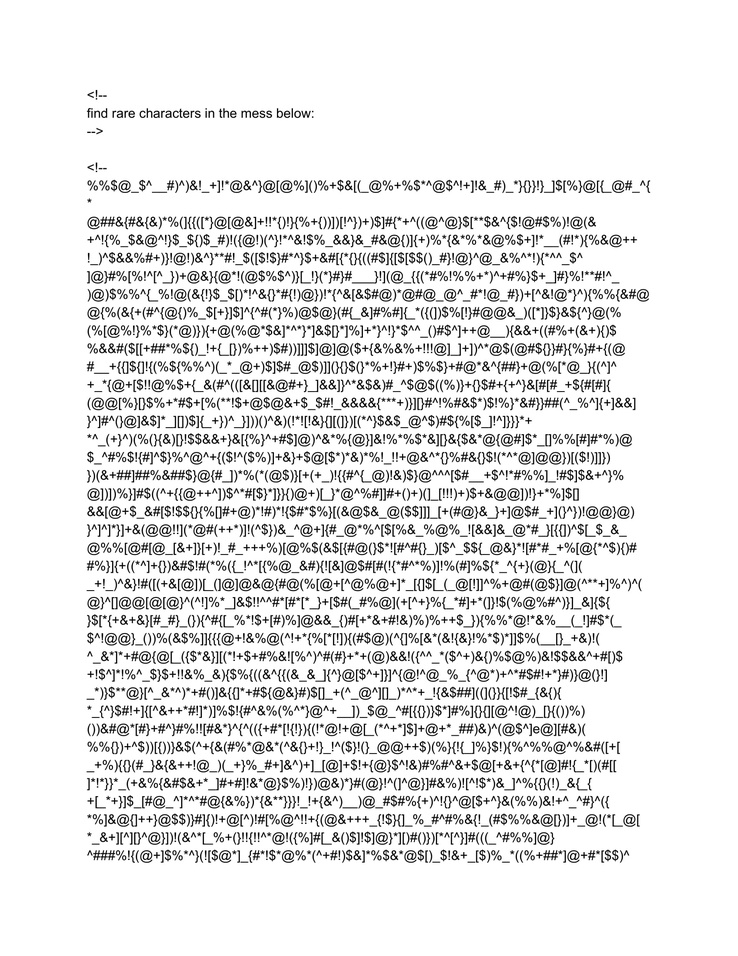
#> input picture Python Challenge/mess/mess-01.jpg, 738 x 956 px, shrunk from 1700 x 2200 before the run; its folder holds only this picture in this run
$ python ocr.py
#> lines starting #> are read from the running program, lines starting #| are printed output that depends on the picture; after the words box and inside, x2 and y2 are one past the last pixel; in counts of white or black regions, pixels touching at a corner belong together
# import the necessary packages
from PIL import Image
import pytesseract
import argparse
import cv2
import os

def char_frequency(str1):
    dict = {}
    for n in str1:
        keys = dict.keys()
        if n in keys:
            dict[n] += 1
        else:
            dict[n] = 1

    return dict


def sortFreqDict(freqdict):
    aux = [(freqdict[key], key) for key in freqdict]
    aux.sort()
    aux.reverse()
    return aux

# construct the argument parse and parse the arguments
#ap = argparse.ArgumentParser()
#ap.add_argument("-i", "--image", required=True,
#	help="path to input image to be OCR'd")
#ap.add_argument("-p", "--preprocess", type=str, default="thresh",
#	help="type of preprocessing to be done")
#args = vars(ap.parse_args())
# load the example image and convert it to grayscale
temp = ''
for i in range(1,30):
        if i < 10:
                image = cv2.imread('mess/mess-0'+ str(i) +'.jpg')
#> image is the input picture: shape (956, 738, 3); min 0, max 255, mean 231.4
        elif i >= 10:
                image = cv2.imread('mess/mess-'+ str(i) +'.jpg')
        gray = cv2.cvtColor(image, cv2.COLOR_BGR2GRAY)

        # check to see if we should apply thresholding to preprocess the
        # image
#        if args["preprocess"] == "thresh":
        gray = cv2.threshold(gray, 0, 255,
        cv2.THRESH_BINARY | cv2.THRESH_OTSU)[1]
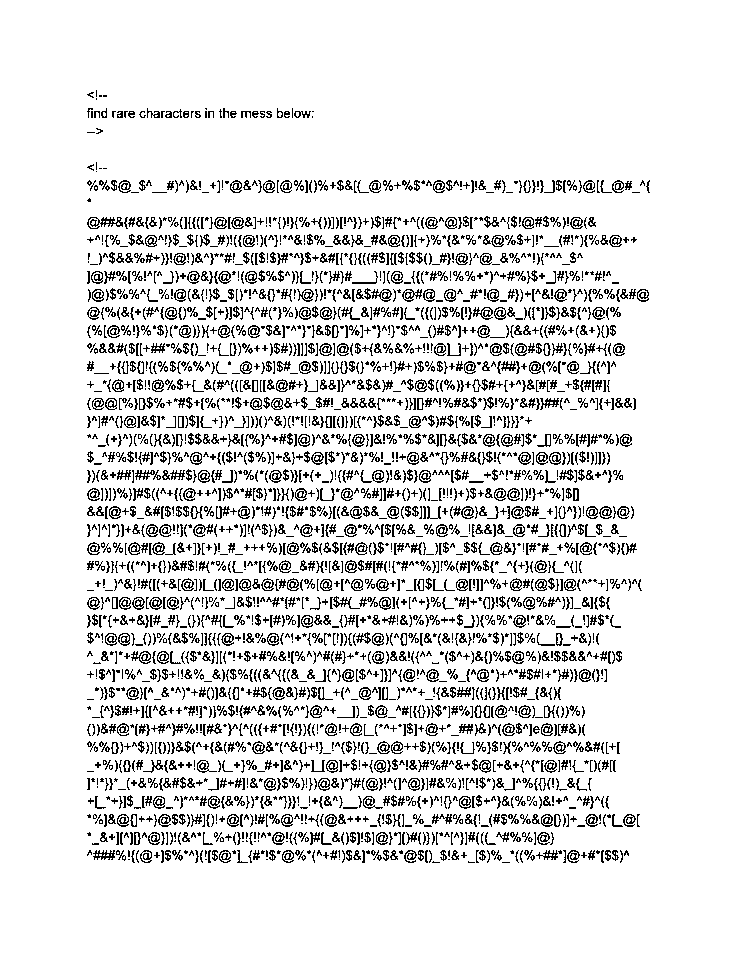
#> gray: shape (956, 738); 88.3% white; black in thin lines or dots, all inside (x1, y1, x2, y2) = (87, 90, 650, 863)

        # make a check to see if median blurring should be done to remove
        # noise
        #if args["preprocess"] == "blur":
         #       gray = cv2.medianBlur(gray, 3)

        # write the grayscale image to disk as a temporary file so we can
        # apply OCR to it
        filename = "{}.png".format(os.getpid())
        cv2.imwrite(filename, gray)

        # load the image as a PIL/Pillow image, apply OCR, and then delete
        # the temporary file
#> (the run stopped early here; a loop or call above may not have finished)
